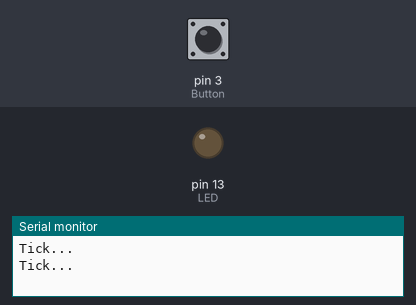
A sketch run on a simulated Arduino Uno, built with avr-gcc and run on an emulated ATmega328P. Shown: output pins drawn as LEDs (lit = HIGH), the last lines printed to the serial monitor. The test bench sets the inputs (shaded band); at power-on: pin 3 (Button) HIGH.

Above: at 1.2 s.
1.3 s: pin 3 (Button) pulled LOW for 0.15 s
At 1.37 s:
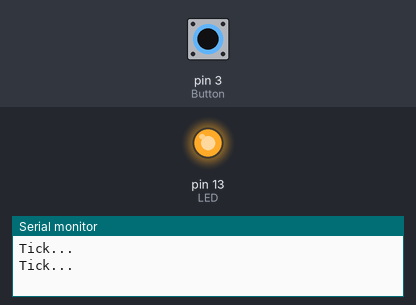
2.9 s: pin 3 (Button) pulled LOW for 3.2 s
At 7.2 s:
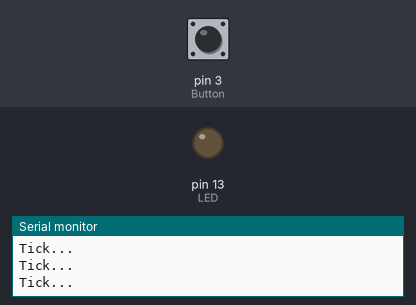
Timing chart, 0 to 8.7 s (numbered marks = the images above; inputs shaded):
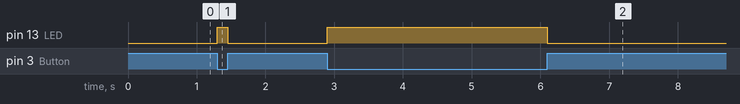

Measured:
- after the input at 1.3 s, pin 13 (LED): LOW → HIGH at once, → LOW 0.15 s later
- after the input at 2.9 s, pin 13 (LED): LOW → HIGH at once, → LOW 3.2 s later

The sketch:

test_button_led_interrupt.ino
```cpp
// Arduino AVR Button and LED Test Using Interrupts

// Copyright (C)2025-2026, Philip Munts dba Munts Technologies.
//
// Redistribution and use in source and binary forms, with or without
// modification, are permitted provided that the following conditions are met:
//
// * Redistributions of source code must retain the above copyright notice,
//   this list of conditions and the following disclaimer.
//
// THIS SOFTWARE IS PROVIDED BY THE COPYRIGHT HOLDERS AND CONTRIBUTORS "AS IS"
// AND ANY EXPRESS OR IMPLIED WARRANTIES, INCLUDING, BUT NOT LIMITED TO, THE
// IMPLIED WARRANTIES OF MERCHANTABILITY AND FITNESS FOR A PARTICULAR PURPOSE
// ARE DISCLAIMED. IN NO EVENT SHALL THE COPYRIGHT HOLDER OR CONTRIBUTORS BE
// LIABLE FOR ANY DIRECT, INDIRECT, INCIDENTAL, SPECIAL, EXEMPLARY, OR
// CONSEQUENTIAL DAMAGES (INCLUDING, BUT NOT LIMITED TO, PROCUREMENT OF
// SUBSTITUTE GOODS OR SERVICES; LOSS OF USE, DATA, OR PROFITS; OR BUSINESS
// INTERRUPTION) HOWEVER CAUSED AND ON ANY THEORY OF LIABILITY, WHETHER IN
// CONTRACT, STRICT LIABILITY, OR TORT (INCLUDING NEGLIGENCE OR OTHERWISE)
// ARISING IN ANY WAY OUT OF THE USE OF THIS SOFTWARE, EVEN IF ADVISED OF THE
// POSSIBILITY OF SUCH DAMAGE.

// Hardware configuration (bottom to top):
//
// Arduino Uno R3 (5V logic!)
// Momentary switch plugged into D3 and GND

#include <Arduino.h>

// GPIO pin assignments:

#define Button 3   // Active low interrupt
#define LED    13  // Active high

// Button Input Interrupt Service Routine

void EdgeHandler(void)
{
  digitalWrite(LED, !digitalRead(Button));
}

void setup()
{
  Serial.begin(115200);
  Serial.println("Arduino AVR Button and LED Test Using Interrupts");
  Serial.setTimeout(10000);

  pinMode(Button, INPUT_PULLUP);
  pinMode(LED, OUTPUT);

  digitalWrite(LED, !digitalRead(Button));

  attachInterrupt(digitalPinToInterrupt(Button), EdgeHandler, CHANGE);
}

void loop()
{
  Serial.println("Tick...");
  delay(1000);
}
```
